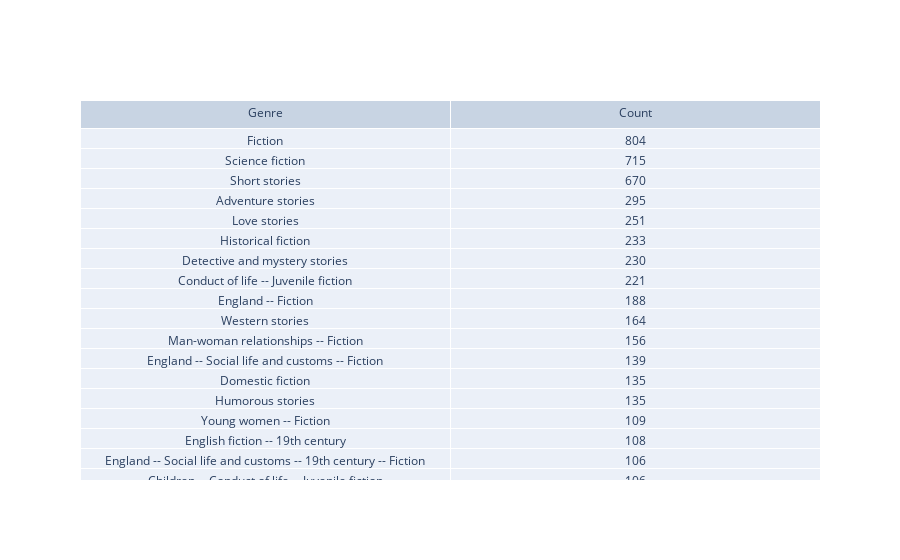

This figure's notebook cell:
### Code cell
# top genres - english_fiction_metadata
unique_genres = {}

def count_genres(genre_list):
    if not isinstance(genre_list, list):
        genre_list = ['None Available']
    for val in genre_list:
        if val in unique_genres:
            unique_genres[val] +=1 
        else: 
            unique_genres[val] = 1
    return len(genre_list)

english_fiction_metadata['Number of Genres'] = english_fiction_metadata.apply(lambda row : count_genres(row['Subject']), axis = 1)
top_20_genres = sorted(unique_genres.items(), key=lambda x: x[1], reverse = True)[:20]
top_20_genres =  [list(x) for x in top_20_genres]
top_20_genre_name = [x[0] for x in top_20_genres]
top_20_genre_counts = [x[1] for x in top_20_genres]

fig = go.Figure(data=[go.Table(header=dict(values=['Genre', 'Count']),
                 cells=dict(values=[top_20_genre_name,top_20_genre_counts] ))
                     ])
fig.show()

### Figure 1 — Plotly figure (JSON) as saved in the notebook; plotly's stock layout.template omitted (floating-point values rounded to 4 significant figures)
{"data": [{"cells": {"values": [["Fiction", "Science fiction", "Short stories", "Adventure stories", "Love stories", "Historical fiction", "Detective and mystery stories", "Conduct of life -- Juvenile fiction", "England -- Fiction", "Western stories", "Man-woman relationships -- Fiction", "England -- Social life and customs -- Fiction", "Domestic fiction", "Humorous stories", "Young women -- Fiction", "English fiction -- 19th century", "England -- Social life and customs -- 19th century -- Fiction", "Children -- Conduct of life -- Juvenile fiction", "Psychological fiction", "London (England) -- Fiction"], [804, 715, 670, 295, 251, 233, 230, 221, 188, 164, 156, 139, 135, 135, 109, 108, 106, 106, 103, 94]]}, "header": {"values": ["Genre", "Count"]}, "type": "table"}], "layout": {}}
